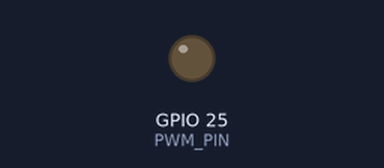
Recording of a sketch running on a simulated ESP32. Parts: output pins drawn as LEDs (lit = HIGH).

Above: at 0.05 s.
At 3.75 s:
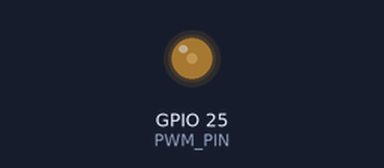
At 7.45 s:
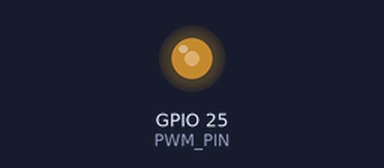
At 14.95 s:
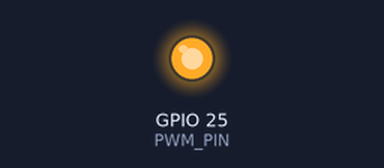
Timing chart, 0 to 19.5 s (numbered marks = the images above):
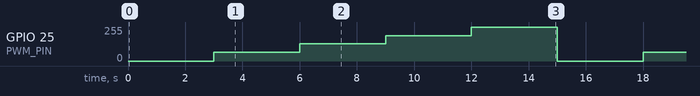

The sketch:

testePWMesp0-100.ino
```cpp
#define PWM_PIN 25

const int freq = 500;
const int resolution = 8;

void setup() {
  ledcAttach(PWM_PIN, freq, resolution);
}

void loop() {
  // 0%
  ledcWrite(PWM_PIN, 0);
  delay(3000);

  // 25%
  ledcWrite(PWM_PIN, 64);
  delay(3000);

  // 50%
  ledcWrite(PWM_PIN, 128);
  delay(3000);

  // 75%
  ledcWrite(PWM_PIN, 191);
  delay(3000);

  // 100%
  ledcWrite(PWM_PIN, 255);
  delay(3000);
}
```

Measured:
- by itself, GPIO 25 (PWM_PIN): repeats every 15.0 s: 128/255 3.0 s, 190/255 3.0 s, 255/255 3.0 s, 0/255 3.0 s, 64/255 3.0 s
